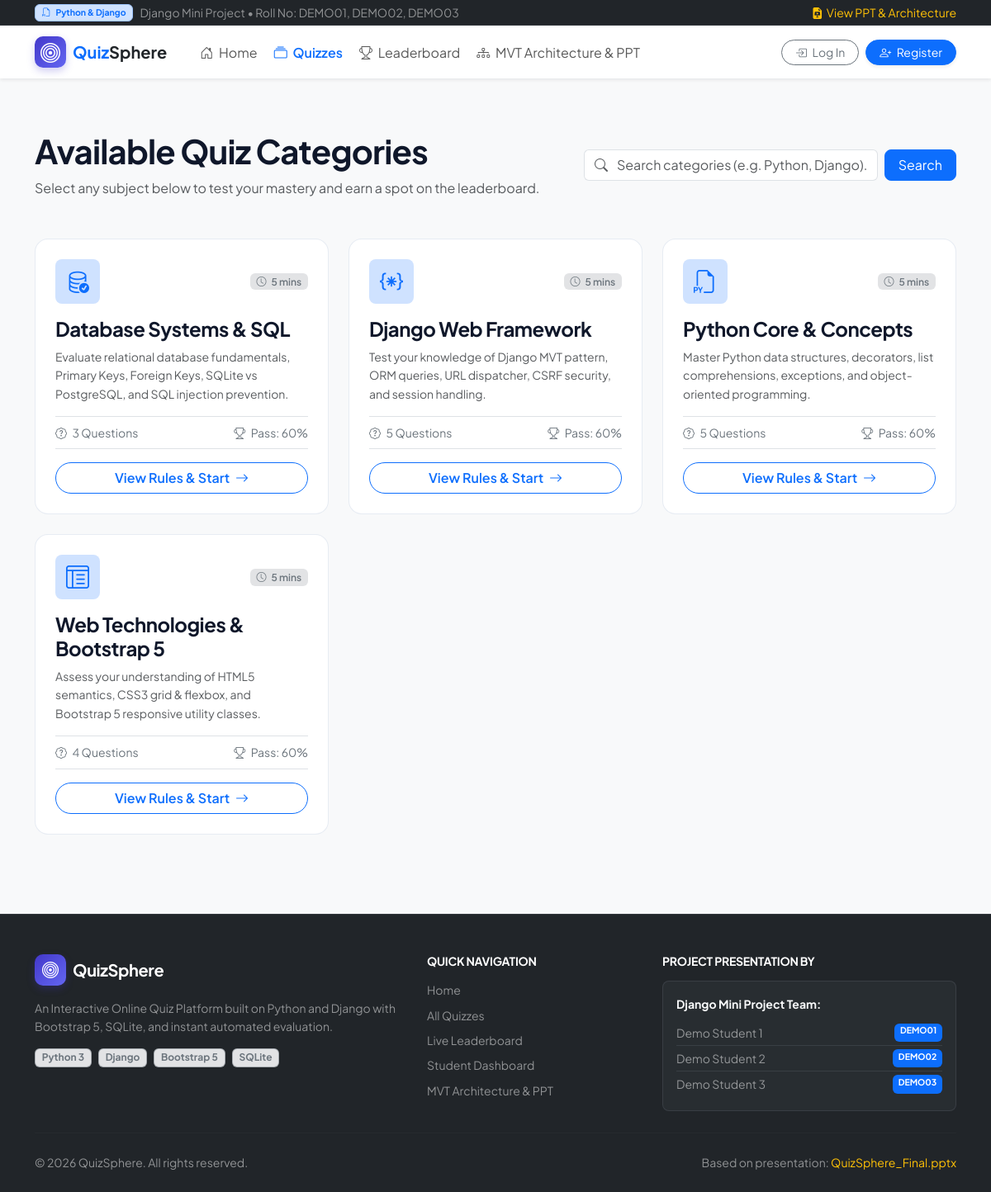
Page /categories/ on the committed database.
### quiz/models.py (models this page shows, shortened)
class Category(models.Model):
    name = models.CharField(max_length=150, unique=True)
    slug = models.SlugField(max_length=160, unique=True, blank=True)
    description = models.TextField(help_text="Overview of the quiz subject")
    icon = models.CharField(max_length=60, default="bi-lightbulb", help_text="Bootstrap icon class")
    time_limit_mins = models.PositiveIntegerField(default=10, help_text="Duration in minutes")
    pass_percentage = models.PositiveIntegerField(default=60, help_text="Passing score percentage")
    created_at = models.DateTimeField(auto_now_add=True)
    class Meta:
        verbose_name_plural = "Categories"
        ordering = ['name']
    def total_questions(self):
        return self.questions.count()

### quiz/views.py (the view)
# urls.py: path('categories/', views.category_list, name='category_list'),
def category_list(request):
    search_query = request.GET.get('q', '').strip()
    categories = Category.objects.all().prefetch_related('questions')
    if search_query:
        categories = categories.filter(
            Q(name__icontains=search_query) | Q(description__icontains=search_query)
        )
    context = {
        'categories': categories,
        'search_query': search_query,
    }
    return render(request, 'quiz/category_list.html', context)

### templates/quiz/category_list.html (shortened to what this page needs)
{% extends 'base.html' %}
{% block content %}
<div class="container py-5">
    <div class="row align-items-center mb-5">
        <div class="col-md-7">
            <h1 class="fw-bold mb-2">Available Quiz Categories</h1>
            <p class="text-muted mb-0">Select any subject below to test your mastery and earn a spot on the leaderboard.</p>
        </div>
        <div class="col-md-5 mt-3 mt-md-0">
            <form method="get" action="{% url 'category_list' %}" class="d-flex gap-2">
                <div class="input-group">
                    <span class="input-group-text bg-white border-end-0"><i class="bi bi-search text-muted"></i></span>
                    <input type="text" name="q" value="{{ search_query }}" class="form-control border-start-0 ps-0" placeholder="Search categories (e.g. Python, Django)...">
                </div>
                <button type="submit" class="btn btn-primary px-3 rounded-3">Search</button>
            </form>
        </div>
    </div>
    <div class="row g-4">
        {% for cat in categories %}
        <div class="col-md-6 col-lg-4">
            <div class="card quiz-card h-100 p-4 d-flex flex-column justify-content-between">
                <div>
                    <div class="d-flex align-items-center justify-content-between mb-3">
                        <div class="rounded-3 bg-primary-subtle text-primary p-3 fs-3 d-flex align-items-center justify-content-center" style="width: 54px; height: 54px;">
                            <i class="bi {{ cat.icon|default:'bi-journal-code' }}"></i>
                        </div>
                        <span class="badge bg-secondary-subtle text-secondary fw-semibold">
                            <i class="bi bi-clock me-1"></i> {{ cat.time_limit_mins }} mins
                        </span>
                    </div>
                    <h4 class="fw-bold mb-2">{{ cat.name }}</h4>
                    <p class="text-muted small mb-3">{{ cat.description }}</p>
                </div>
                <div>
                    <div class="d-flex justify-content-between align-items-center text-secondary small py-2 mb-3 border-top border-bottom">
                        <span><i class="bi bi-patch-question me-1"></i> {{ cat.total_questions }} Questions</span>
                        <span><i class="bi bi-trophy me-1"></i> Pass: {{ cat.pass_percentage }}%</span>
                    </div>
                    <div class="d-flex gap-2">
                        <a href="{% url 'category_detail' slug=cat.slug %}" class="btn btn-outline-primary flex-grow-1 rounded-pill fw-semibold">
                            View Rules &amp; Start <i class="bi bi-arrow-right ms-1"></i>
                        </a>
                    </div>
                </div>
            </div>
        </div>
        {% endfor %}
    </div>
</div>
{% endblock %}

### static/css/style.css (style rules this page uses)
:root { --primary: #4338ca; --primary-rgb: 67, 56, 202; --primary-hover: #3730a3; --primary-subtle: #e0e7ff; --secondary: #0ea5e9; --accent: #f59e0b; --success: #10b981; --danger: #ef4444; --dark: #0f172a; --card-shadow: 0 10px 25px -5px rgba(0, 0, 0, 0.05), 0 8px 10px -6px rgba(0, 0, 0, 0.03); --hover-shadow: 0 20px 30px -10px rgba(67, 56, 202, 0.15); }
body { font-family: 'Plus Jakarta Sans', system-ui, -apple-system, sans-serif; color: #1e293b; background-color: #f8fafc; line-height: 1.6; }
h1, h2, h3, h4, h5, h6 { font-weight: 700; color: #0f172a; letter-spacing: -0.02em; }
.quiz-card { transition: all 0.25s cubic-bezier(0.16, 1, 0.3, 1); border-radius: 16px; border: 1px solid rgba(226, 232, 240, 0.8); background: white; }

### rows in the picture
Category: time_limit_mins "5", name "Database Systems & SQL", description "Evaluate relational database fundamentals, Primary Keys, Foreign Keys, SQLite vs PostgreSQL, and SQL injection prevention.", total_questions "3", pass_percentage "60"
Category: time_limit_mins "5", name "Django Web Framework", description "Test your knowledge of Django MVT pattern, ORM queries, URL dispatcher, CSRF security, and session handling.", total_questions "5", pass_percentage "60"
Category: time_limit_mins "5", name "Python Core & Concepts", description "Master Python data structures, decorators, list comprehensions, exceptions, and object-oriented programming.", total_questions "5", pass_percentage "60"
Category: time_limit_mins "5", name "Web Technologies & Bootstrap 5", description "Assess your understanding of HTML5 semantics, CSS3 grid & flexbox, and Bootstrap 5 responsive utility classes.", total_questions "4", pass_percentage "60"
